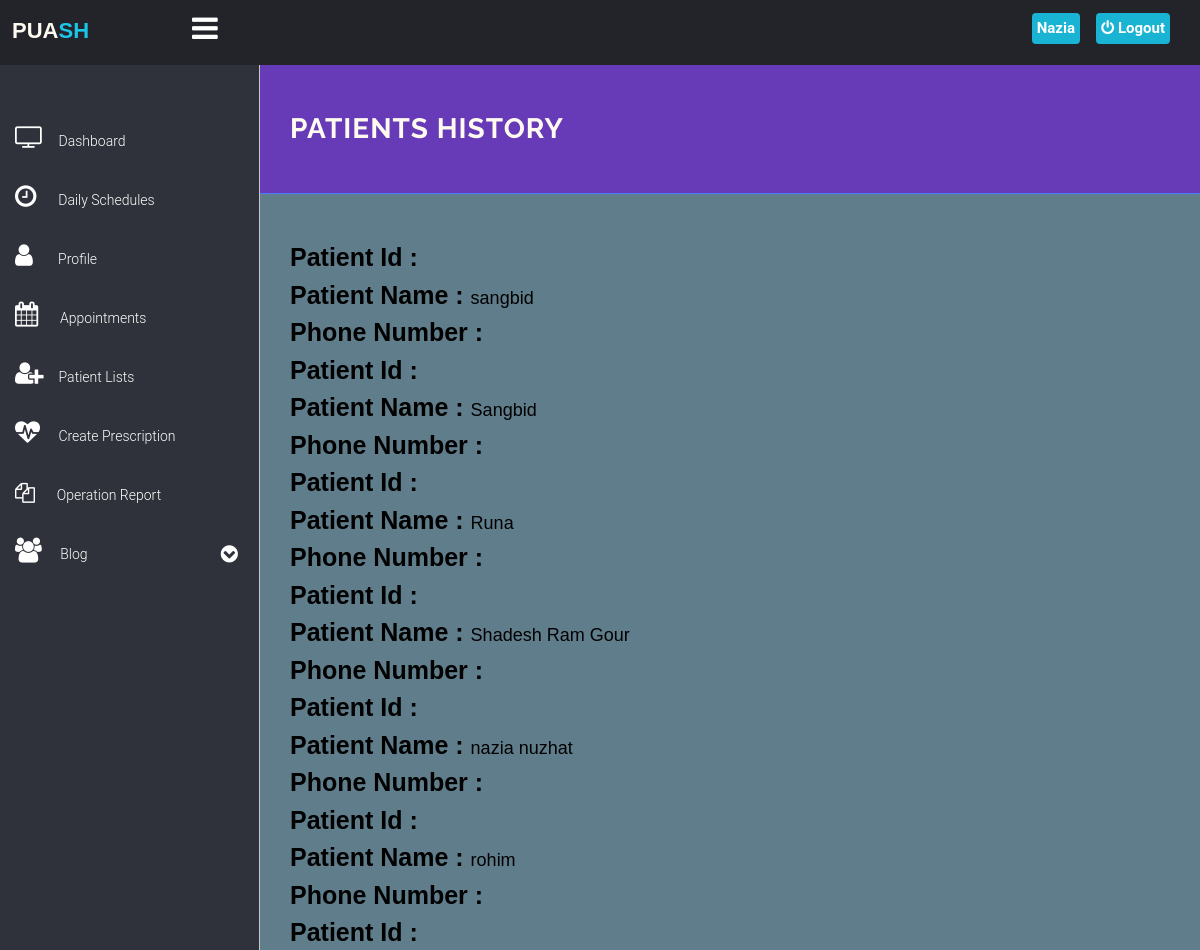
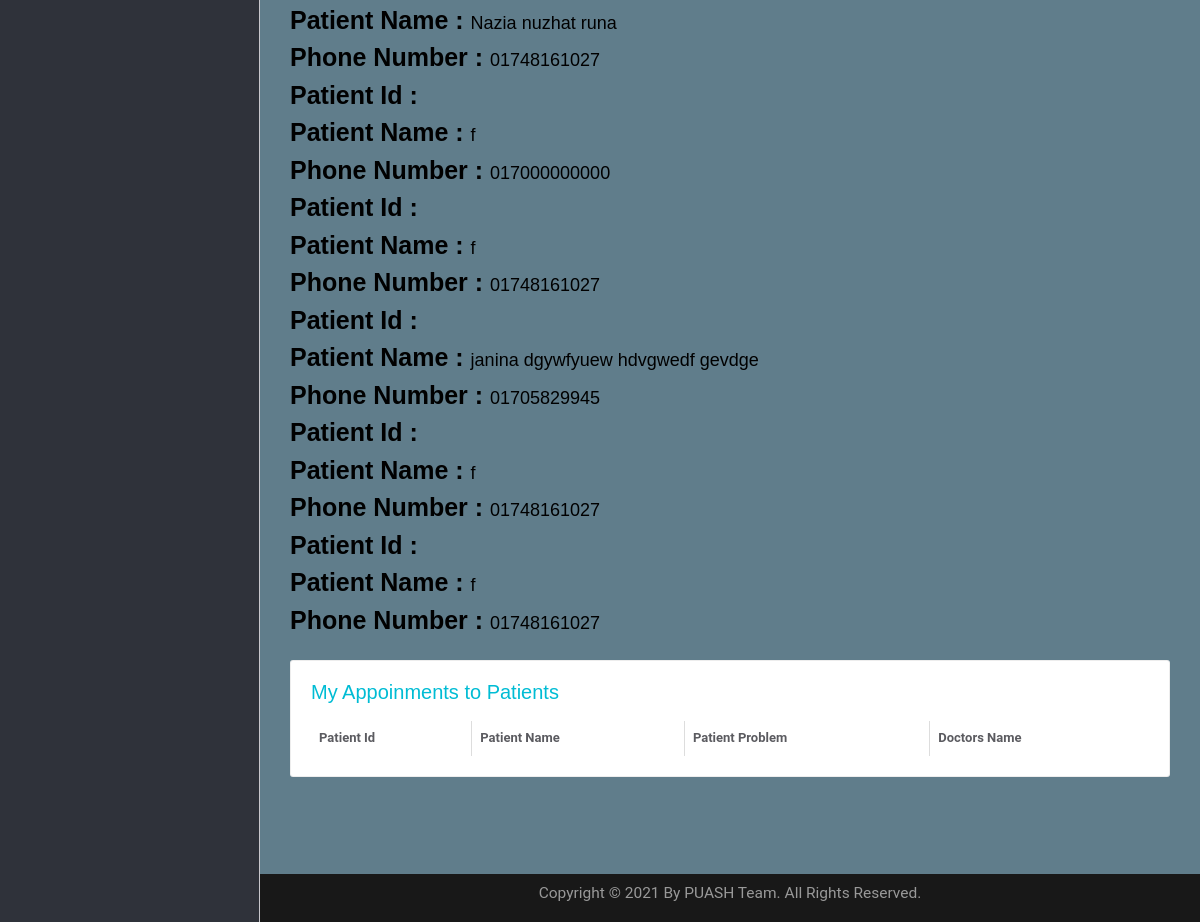
Page /PUASH/doctor/history.php (signed in) on the committed database (2 pictures, top to bottom).
### tables this page shows
CREATE TABLE `doctors` (
  `id` int(11) NOT NULL,
  `specilization` varchar(255) NOT NULL,
  `licence_number` varchar(50) NOT NULL,
  `doctorname` varchar(255) NOT NULL,
  `gender` varchar(10) NOT NULL,
  `hospital_name` varchar(300) NOT NULL,
  `address` longtext NOT NULL,
  `docFees` varchar(255) NOT NULL,
  `contactno` varchar(11) NOT NULL,
  `docEmail` varchar(255) NOT NULL,
  `password` varchar(255) NOT NULL,
  `token` varchar(150) NOT NULL,
  `status` varchar(10) NOT NULL DEFAULT 'inactive',
  `creationDate` timestamp NOT NULL DEFAULT current_timestamp(),
  `updationDate` varchar(255) NOT NULL,
  `sat` varchar(15) NOT NULL,
  `sun` varchar(15) NOT NULL,
  `mon` varchar(15) NOT NULL,
  `tue` varchar(15) NOT NULL,
  `wed` varchar(15) NOT NULL,
  `thu` varchar(15) NOT NULL,
  `fri` varchar(15) NOT NULL
);

CREATE TABLE `users` (
  `id` int(11) NOT NULL,
  `fullname` varchar(255) NOT NULL,
  `address` longtext NOT NULL,
  `city` varchar(255) NOT NULL,
  `gender` varchar(255) NOT NULL,
  `email` varchar(255) NOT NULL,
  `blood_group` varchar(10) NOT NULL,
  `phone` varchar(12) DEFAULT NULL,
  `password` varchar(255) NOT NULL,
  `birthdate` varchar(20) NOT NULL,
  `uniqueid` varchar(100) NOT NULL,
  `activation` varchar(100) NOT NULL DEFAULT 'inactive',
  `regDate` timestamp NOT NULL DEFAULT current_timestamp(),
  `updationDate` varchar(255) NOT NULL,
  `occupation` varchar(100) NOT NULL
);

### PUASH/doctor/history.php (the view, shortened to what this page needs)
<?php
$p_history=$_SESSION['P_HISTORY'];
?>
<!DOCTYPE html>
<html lang="en">
	<head>
		<link rel="stylesheet" href="../../vendor/bootstrap/css/bootstrap.min.css">
		<link rel="stylesheet" href="../../vendor/fontawesome/css/font-awesome.min.css">
		<link href="../../vendor/animate.css/animate.min.css" rel="stylesheet" media="screen">
		<link href="../../vendor/perfect-scrollbar/perfect-scrollbar.min.css" rel="stylesheet" media="screen">
		<link href="../../vendor/switchery/switchery.min.css" rel="stylesheet" media="screen">
		<link href="../../vendor/bootstrap-touchspin/jquery.bootstrap-touchspin.min.css" rel="stylesheet" media="screen">
		<link href="../../vendor/select2/select2.min.css" rel="stylesheet" media="screen">
		<link href="../../vendor/bootstrap-datepicker/bootstrap-datepicker3.standalone.min.css" rel="stylesheet" media="screen">
		<link href="../../vendor/bootstrap-timepicker/bootstrap-timepicker.min.css" rel="stylesheet" media="screen">
		<link rel="stylesheet" href="../../assets/css/styles.css">
		<link rel="stylesheet" href="../../assets/css/plugins.css">
		<link href="https://cdnjs.cloudflare.com/ajax/libs/font-awesome/4.7.0/css/font-awesome.min.css" rel="stylesheet" type="text/css" />
		<link rel="stylesheet" href="include/sidebar-menu.css">
	</head>
	<body>
		<div id="app">
			<?php include('include/sidebar-menu.php');?>
			<div class="app-content">
				<div class="main-content" >
					<div class="wrap-content container" id="container">
						<section id="page-title" style="border-bottom:1px solid #4d79ff; background-color:#673ab7;">
							<div class="row">
								<div class="col-sm-8">
									<h1 class="mainTitle" style="color: floralwhite"><b>Patients History</b></h1>
								</div>
							</div>
                        </section>
        <div class="container">
        <div class="row top1-bar">
            <div class="social-icons pull-right">
                <ul>
                    <li><a href="" onclick="if (!window.__cfRLUnblockHandlers) return false; printContent('div1')" title="Print"><i class="fa fa-print"></i></a></li>
                </ul>
            </div>
        </div>
    </div>
    <div id="div1">
        <div class="container header h-header-p">
            <div class="header-right-info pull-left clearfix">
                <div class="single-header-info">
                <?php
                $query=mysqli_query($con,"select * from users where uniqueid='$p_history'");
                while($row=mysqli_fetch_array($query)){
                    ?>
                    <h4 style="color: black">
                        <p><strong style="font-size: 25px">Patient Id : </strong><?php
                        ?> </p>
                        <strong style="font-size: 25px">Patient Name : </strong><?php
                        echo $row['fullname'];
                        ?><p></p>
                        <p><strong style="font-size: 25px">Phone Number : </strong><?php
                        echo $row['phone'];
                        ?></p>
                   </h4>
                   <?php
}
?>
                </div>
            </div>
            </div>
							<div class="row">
								<div class="col-md-12">
										<div class="col-lg-12 col-md-12">
											<div class="panel panel-white" style="padding:20px 20px;">
													<h5 class="panel-title">My Appoinments to Patients</h5><br>
                        <div class="table-responsive">
                        <table id="table" class="table table-striped table-bordered">
										<thead>
											<tr>
                                            <th>Patient Id</th>
                                            <th>Patient Name</th>
                                            <th>Patient Problem</th>
                                            <th>Doctors Name</th>
                                        </tr>
                                    </thead>
									</table>
								</div>
							</div>
								</div>
					</div>
                </div>
                </div>
</div><br><br><br>
	<?php include('../../include/footer.php');?>
		</div>
	</body>
</html>

### PUASH/doctor/include/sidebar-menu.php (shortened to what this page needs)
<!DOCTYPE html>
<html lang="en">
<head>
</head>
<body>
    <header class="navbar navbar-default navbar-static-top">
      <label for="check">
        <a href="#" class="sidebar-toggler pull-right visible-md visible-lg"  data-toggle-class="app-sidebar-closed"  data-toggle-target="#app">
          <i class="fa fa-bars" id="sidebar_btn"></i>
        </a>
      </label>
        <div class="left_area">
            <h3><a href="../../index.html"><span style="color: floralwhite !important;">PUA</span><span class="second">SH</span></a></h3>
        </div>
        <div class="right_area">
          <a href="logout.php" class="logout_btn"><i class="fa fa-power-off"></i> Logout</a>
              <a href="my-profile.php" class="mee"> <span class="username" style="color:white;">
<?php
$con = mysqli_connect("localhost", "root", "", "hms");
         $query = "select * from doctors where id='".$_SESSION['id']."'";
         if($result = mysqli_query($con, $query)){
             while($row = mysqli_fetch_assoc($result)){
                 $mark = explode(" ", $row["doctorname"]);
                      echo $mark[0]." ";
                   }
             }
     ?>
</span></a>
        </div>
    </header>
    <div class="sidebar app-aside" id="sidebar" >
    				<div class="sidebar-container perfect-scrollbar">
    					<div class="color-layout">
    							</div>
    <nav>
      <div>
        <br>
      </div>
      <ul class="main-navigation-menu">
        <li>
          <a href="dashboard.php" class="side-content">
            <div class="item-content">
              <div class="item-media">
                <i class="fa fa-television" style="font-size:25px;"></i>
              </div>
              <div class="item-inner">
                <span class="title"> Dashboard </span>
              </div>
            </div>
          </a>
        </li>
        <li>
								<a href="schedule.php" class="side-content">
									<div class="item-content">
										<div class="item-media">
											<i class="fa fa-clock-o" style="font-size:25px;"></i>
										</div>
										<div class="item-inner">
											<span class="title">&nbsp; Daily Schedules</span>
										</div>
									</div>
								</a>
				</li>
        <li>
          <a href="my-profile.php" class="side-content">
            <div class="item-content">
              <div class="item-media">
                <i class="fa fa-user" style="font-size:25px;"></i>
              </div>
              <div class="item-inner">
                <span class="title">&nbsp;&nbsp; Profile </span>
              </div>
            </div>
          </a>
        </li>
        <li>
								<a href="appointment-history.php" class="side-content">
									<div class="item-content">
										<div class="item-media">
											<i class="fa fa-calendar" style="font-size:25px;"></i>
										</div>
										<div class="item-inner">
											<span class="title">&nbsp; Appointments</span>
										</div>
									</div>
								</a>
				</li>
							<li>
								<a href="prescriptionlist.php" class="side-content">
									<div class="item-content">
										<div class="item-media">
                      <i class="fa fa-user-plus" style="font-size:25px;"></i>
										</div>
										<div class="item-inner">
											<span class="title"> Patient Lists </span>
										</div>
									</div>
								</a>
							</li>
							<li>
								<a href="patient-prescription.php" class="side-content">
									<div class="item-content">
										<div class="item-media">
											<i class="fa fa-heartbeat" style="font-size:25px;"></i>
										</div>
										<div class="item-inner">
											<span class="title">&nbsp;Create Prescription</span>
										</div>
									</div>
								</a>
							</li>
							<li>
								<a href="operation.php" class="side-content">
									<div class="item-content">
										<div class="item-media">
                      <i class="fa fa-files-o" style="font-size:20px;"></i>
										</div>
										<div class="item-inner">
											<span class="title">&nbsp; Operation Report</span>
										</div>
									</div>
								</a>
							</li>
              <li>
                  <a href="#" class="blogg">
                    <div class="item-content">
                      <div class="item-media">
                        <i class="fa fa-group" style="font-size:25px;"></i>
                      </div>
                      <div class="item-inner">
                        <span class="title">&nbsp;Blog</span><i class="fa fa-chevron-circle-down"></i>
                      </div>
                    </div>
                  </a>
              </li>
      </ul>
    </nav>
    </div>
</div>
</body>
</html>

### assets/css/plugins.css (style rules this page uses)
.perfect-scrollbar { overflow-y: hidden !important; }

### PUASH/doctor/include/sidebar-menu.css (style rules this page uses)
body { margin: 0; padding: 0; font-family: "Roboto", sans-serif; }
.left_area h3 { color: #fff; margin-left: 1%; text-transform: uppercase; font-size: 22px; font-weight: 900; }
.left_area .second { color: #1DC4E7; }
.logout_btn { padding: 5px; background: #19B3D3; text-decoration: none; float: right; margin-top: -40px; margin-right: 30px; border-radius: 4px; font-size: 15px; font-weight: 600; color: #fff; transition: 0.5s; transition-property: background; }
.sidebar { background: #2F323A ! important; position: fixed; left: 0; width: 250px; height: 100%; transition: 0.5s; transition-property: left; }
.sidebar { transition: 0.5s; }
.main-content { transition: 0.5s; }
.sidebar a { background: #2F323A; color: #fff; display: block; width: 100%; text-decoration: none; box-sizing: border-box; transition: 0.5s; transition-property: background; line-height: 40px; }
label #sidebar_btn { z-index: 1; color: #fff; position: fixed; cursor: pointer; left: 16%; font-size: 30px; margin: 5px 0; transition: 0.6s ease-in-out; transition-property: color; }
.right_area .mee { padding: 5px; background: #19B3D3; text-decoration: none; float: right; margin-top: -40px; margin-right: 120px; border-radius: 4px; font-size: 15px; font-weight: 600; color: #fff; transition: 0.5s; transition-property: background; }

### PUASH/doctor/history.php (style rules this page uses)
body { padding: 0; margin: 0; background: #607D8B; }
.panel-title { color: #00BCD4 !important; font-size: 20px !important; }

### rows in the picture
doctors: doctorname "Nazia"
users: fullname "sangbid"
users: fullname "Sangbid"
users: fullname "Runa"
users: fullname "Shadesh Ram Gour"
users: fullname "nazia nuzhat"
users: fullname "rohim"
users: fullname "Nazia nuzhat runa", phone "01748161027"
users: fullname "f", phone "017000000000"
users: fullname "f", phone "01748161027"
users: fullname "janina dgywfyuew hdvgwedf gevdge", phone "01705829945"
users: fullname "f", phone "01748161027"
users: fullname "f", phone "01748161027"
